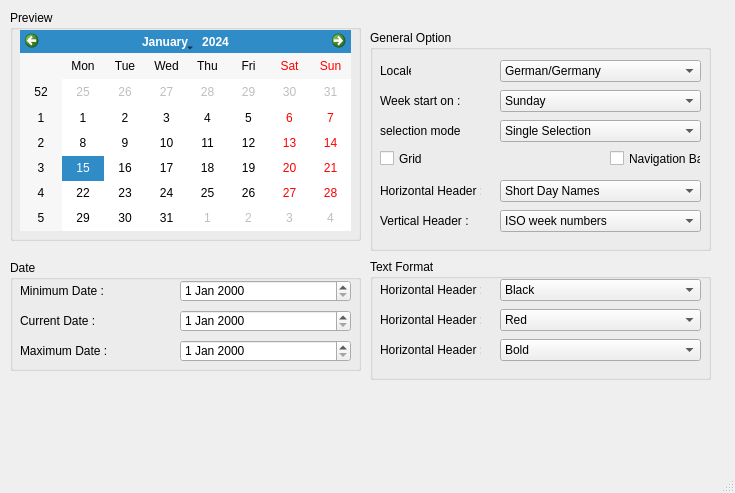
<?xml version="1.0" encoding="UTF-8"?>
<ui version="4.0">
 <class>MainWindow</class>
 <widget class="QMainWindow" name="MainWindow">
  <property name="geometry">
   <rect>
    <x>0</x>
    <y>0</y>
    <width>735</width>
    <height>493</height>
   </rect>
  </property>
  <property name="windowTitle">
   <string>MainWindow</string>
  </property>
  <widget class="QWidget" name="centralwidget">
   <widget class="QGroupBox" name="groupBox">
    <property name="geometry">
     <rect>
      <x>10</x>
      <y>10</y>
      <width>351</width>
      <height>231</height>
     </rect>
    </property>
    <property name="title">
     <string>Preview</string>
    </property>
    <widget class="QCalendarWidget" name="calendarWidget">
     <property name="geometry">
      <rect>
       <x>10</x>
       <y>20</y>
       <width>331</width>
       <height>201</height>
      </rect>
     </property>
    </widget>
   </widget>
   <widget class="QGroupBox" name="groupBox_2">
    <property name="geometry">
     <rect>
      <x>10</x>
      <y>260</y>
      <width>351</width>
      <height>111</height>
     </rect>
    </property>
    <property name="title">
     <string>Date</string>
    </property>
    <widget class="QLabel" name="label">
     <property name="geometry">
      <rect>
       <x>10</x>
       <y>20</y>
       <width>91</width>
       <height>21</height>
      </rect>
     </property>
     <property name="text">
      <string>Minimum Date :</string>
     </property>
    </widget>
    <widget class="QDateEdit" name="dateEdit_4">
     <property name="geometry">
      <rect>
       <x>170</x>
       <y>20</y>
       <width>171</width>
       <height>22</height>
      </rect>
     </property>
    </widget>
    <widget class="QDateEdit" name="dateEdit_5">
     <property name="geometry">
      <rect>
       <x>170</x>
       <y>50</y>
       <width>171</width>
       <height>22</height>
      </rect>
     </property>
    </widget>
    <widget class="QDateEdit" name="dateEdit_6">
     <property name="geometry">
      <rect>
       <x>170</x>
       <y>80</y>
       <width>171</width>
       <height>22</height>
      </rect>
     </property>
    </widget>
    <widget class="QLabel" name="label_2">
     <property name="geometry">
      <rect>
       <x>10</x>
       <y>50</y>
       <width>81</width>
       <height>21</height>
      </rect>
     </property>
     <property name="text">
      <string>Current Date :</string>
     </property>
    </widget>
    <widget class="QLabel" name="label_3">
     <property name="geometry">
      <rect>
       <x>10</x>
       <y>80</y>
       <width>91</width>
       <height>21</height>
      </rect>
     </property>
     <property name="text">
      <string>Maximum Date :</string>
     </property>
    </widget>
   </widget>
   <widget class="QGroupBox" name="groupBox_3">
    <property name="geometry">
     <rect>
      <x>370</x>
      <y>30</y>
      <width>341</width>
      <height>221</height>
     </rect>
    </property>
    <property name="title">
     <string>General Option</string>
    </property>
    <widget class="QComboBox" name="comboBox_2">
     <property name="geometry">
      <rect>
       <x>130</x>
       <y>60</y>
       <width>201</width>
       <height>22</height>
      </rect>
     </property>
     <item>
      <property name="text">
       <string>Sunday</string>
      </property>
     </item>
    </widget>
    <widget class="QComboBox" name="comboBox_3">
     <property name="geometry">
      <rect>
       <x>130</x>
       <y>90</y>
       <width>201</width>
       <height>22</height>
      </rect>
     </property>
     <item>
      <property name="text">
       <string>Single Selection</string>
      </property>
     </item>
    </widget>
    <widget class="QComboBox" name="comboBox_4">
     <property name="geometry">
      <rect>
       <x>130</x>
       <y>150</y>
       <width>201</width>
       <height>22</height>
      </rect>
     </property>
     <item>
      <property name="text">
       <string>Short Day Names</string>
      </property>
     </item>
    </widget>
    <widget class="QComboBox" name="comboBox_6">
     <property name="geometry">
      <rect>
       <x>130</x>
       <y>30</y>
       <width>201</width>
       <height>22</height>
      </rect>
     </property>
     <item>
      <property name="text">
       <string>German/Germany</string>
      </property>
     </item>
    </widget>
    <widget class="QComboBox" name="comboBox_5">
     <property name="geometry">
      <rect>
       <x>130</x>
       <y>180</y>
       <width>201</width>
       <height>22</height>
      </rect>
     </property>
     <item>
      <property name="text">
       <string>ISO week numbers</string>
      </property>
     </item>
    </widget>
    <widget class="QLabel" name="label_4">
     <property name="geometry">
      <rect>
       <x>10</x>
       <y>30</y>
       <width>31</width>
       <height>21</height>
      </rect>
     </property>
     <property name="text">
      <string>Locale</string>
     </property>
    </widget>
    <widget class="QLabel" name="label_5">
     <property name="geometry">
      <rect>
       <x>10</x>
       <y>60</y>
       <width>81</width>
       <height>21</height>
      </rect>
     </property>
     <property name="text">
      <string>Week start on :</string>
     </property>
    </widget>
    <widget class="QLabel" name="label_6">
     <property name="geometry">
      <rect>
       <x>10</x>
       <y>90</y>
       <width>81</width>
       <height>21</height>
      </rect>
     </property>
     <property name="text">
      <string>selection mode :</string>
     </property>
    </widget>
    <widget class="QCheckBox" name="checkBox">
     <property name="geometry">
      <rect>
       <x>10</x>
       <y>120</y>
       <width>70</width>
       <height>17</height>
      </rect>
     </property>
     <property name="text">
      <string>Grid</string>
     </property>
    </widget>
    <widget class="QCheckBox" name="checkBox_2">
     <property name="geometry">
      <rect>
       <x>240</x>
       <y>120</y>
       <width>91</width>
       <height>17</height>
      </rect>
     </property>
     <property name="text">
      <string>Navigation Bar</string>
     </property>
    </widget>
    <widget class="QLabel" name="label_7">
     <property name="geometry">
      <rect>
       <x>10</x>
       <y>150</y>
       <width>101</width>
       <height>21</height>
      </rect>
     </property>
     <property name="text">
      <string>Horizontal Header :</string>
     </property>
    </widget>
    <widget class="QLabel" name="label_8">
     <property name="geometry">
      <rect>
       <x>10</x>
       <y>180</y>
       <width>101</width>
       <height>21</height>
      </rect>
     </property>
     <property name="text">
      <string>Vertical Header :</string>
     </property>
    </widget>
   </widget>
   <widget class="QComboBox" name="comboBox_9">
    <property name="geometry">
     <rect>
      <x>520</x>
      <y>480</y>
      <width>201</width>
      <height>22</height>
     </rect>
    </property>
    <item>
     <property name="text">
      <string>Bold</string>
     </property>
    </item>
   </widget>
   <widget class="QGroupBox" name="groupBox_4">
    <property name="geometry">
     <rect>
      <x>370</x>
      <y>259</y>
      <width>341</width>
      <height>121</height>
     </rect>
    </property>
    <property name="title">
     <string>Text Format</string>
    </property>
    <widget class="QLabel" name="label_9">
     <property name="geometry">
      <rect>
       <x>10</x>
       <y>20</y>
       <width>101</width>
       <height>21</height>
      </rect>
     </property>
     <property name="text">
      <string>Horizontal Header :</string>
     </property>
    </widget>
    <widget class="QLabel" name="label_10">
     <property name="geometry">
      <rect>
       <x>10</x>
       <y>50</y>
       <width>101</width>
       <height>21</height>
      </rect>
     </property>
     <property name="text">
      <string>Horizontal Header :</string>
     </property>
    </widget>
    <widget class="QLabel" name="label_11">
     <property name="geometry">
      <rect>
       <x>10</x>
       <y>80</y>
       <width>101</width>
       <height>21</height>
      </rect>
     </property>
     <property name="text">
      <string>Horizontal Header :</string>
     </property>
    </widget>
    <widget class="QComboBox" name="comboBox_7">
     <property name="geometry">
      <rect>
       <x>130</x>
       <y>20</y>
       <width>201</width>
       <height>22</height>
      </rect>
     </property>
     <item>
      <property name="text">
       <string>Black</string>
      </property>
     </item>
    </widget>
    <widget class="QComboBox" name="comboBox_8">
     <property name="geometry">
      <rect>
       <x>130</x>
       <y>50</y>
       <width>201</width>
       <height>22</height>
      </rect>
     </property>
     <item>
      <property name="text">
       <string>Red</string>
      </property>
     </item>
    </widget>
    <widget class="QComboBox" name="comboBox_10">
     <property name="geometry">
      <rect>
       <x>130</x>
       <y>80</y>
       <width>201</width>
       <height>22</height>
      </rect>
     </property>
     <item>
      <property name="text">
       <string>Bold</string>
      </property>
     </item>
    </widget>
   </widget>
  </widget>
  <widget class="QMenuBar" name="menubar">
   <property name="geometry">
    <rect>
     <x>0</x>
     <y>0</y>
     <width>735</width>
     <height>21</height>
    </rect>
   </property>
  </widget>
  <widget class="QStatusBar" name="statusbar"/>
 </widget>
 <resources/>
 <connections/>
</ui>
